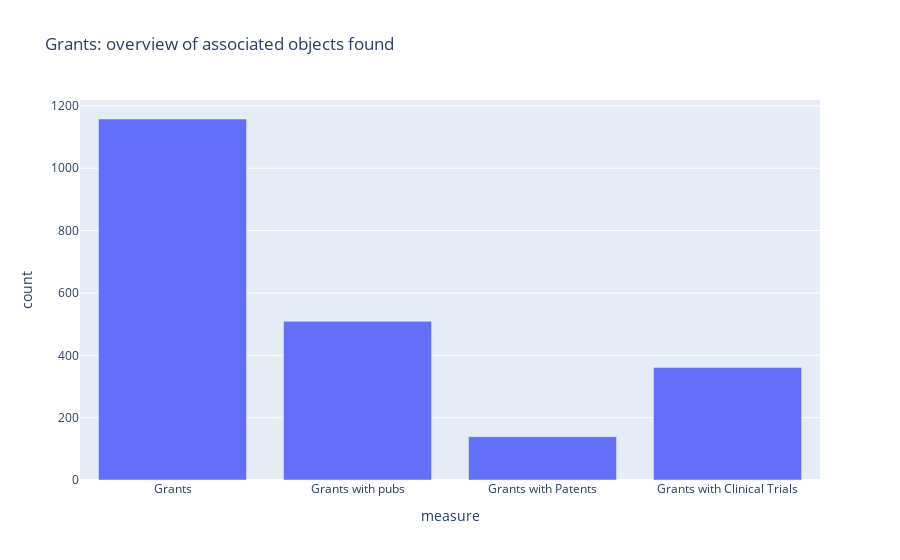

Notebook source saved alongside this figure:
### Markdown cell above
### How many linked objects overall?

### Code cell
df = pd.DataFrame({
    'measure' : ['Grants', 'Grants with pubs', 'Grants with Patents', 'Grants with Clinical Trials'],
    'count' : [len(grants), len(grants[grants['Resulting Publications'] > 0]), len(grants[grants['Associated Patents'] > 0]), len(grants[grants['Associated Clinical Trials'] > 0])],
})

px.bar(df, 
       x="measure", y="count", 
       title=f"Grants: overview of associated objects found")

### Figure 1 — Plotly figure (JSON) as saved in the notebook; plotly's stock layout.template omitted (floating-point values rounded to 4 significant figures)
{"data": [{"alignmentgroup": "True", "hovertemplate": "measure=%{x}<br>count=%{y}<extra></extra>", "legendgroup": "", "marker": {"color": "#636efa", "pattern": {"shape": ""}}, "name": "", "offsetgroup": "", "orientation": "v", "showlegend": false, "textposition": "auto", "type": "bar", "x": ["Grants", "Grants with pubs", "Grants with Patents", "Grants with Clinical Trials"], "xaxis": "x", "y": [1158, 509, 139, 361], "yaxis": "y"}], "layout": {"autosize": true, "barmode": "relative", "legend": {"tracegroupgap": 0}, "title": {"text": "Grants: overview of associated objects found"}, "xaxis": {"anchor": "y", "autorange": true, "domain": [0, 1], "range": [-0.5, 3.5], "title": {"text": "measure"}, "type": "category"}, "yaxis": {"anchor": "x", "autorange": true, "domain": [0, 1], "range": [0, 1219.0], "title": {"text": "count"}, "type": "linear"}}}
